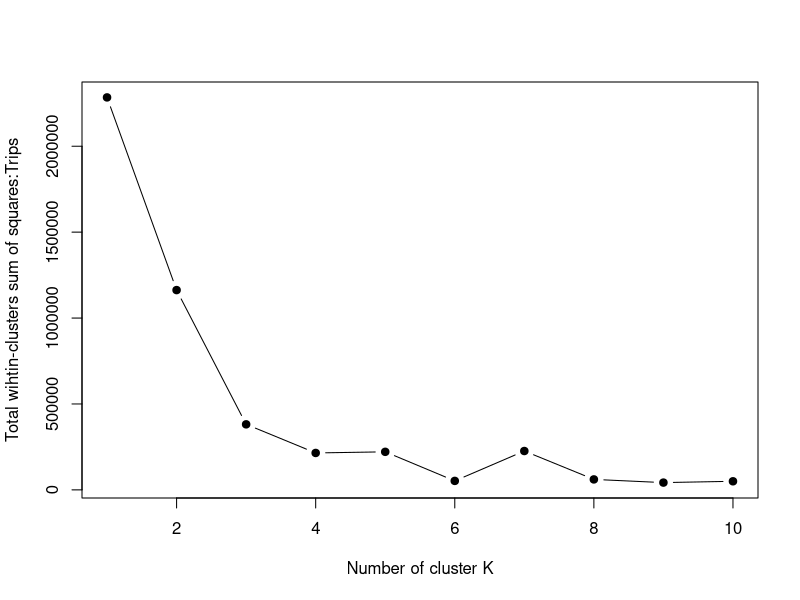

Reproduce this figure in R.
#reads a file in a table format and creates a data frame from it
#rm(list = ls()) #to clear the environment
setwd("~/r_studio/week 9")
#clustering of trips
#uber cab driver has attended 91 trips in a week (5days)
#install caret for confusion matrix, class for knn
tripDetails = read.csv("tripDetails.csv", row.names = 1)
#View(tripDetails)
#str() internal structure of the r object
#summary() five point summary

#k means clustering (unlabelled data)
#labelled data means that trip length is short trip, long trip


#object = kmeans(x, centers, iter.max = 10, nstart=1)

#x = numeric matrix of data
#centers = either the number of clusters, say k, or a set of 
#initial(distinct) cluster centers. If a number, a random set of (distinct)rows
#in is chosen as the initial centers

#nstart = If centers is a number, how many random sets should be chosen?
#iter.max = the maximum number of iterations allowed.


tripCluster = kmeans(tripDetails,3)
print(tripCluster)

#each cluster mean will be there
#trip length = 19 short trip
#trip length = 174 long trip


# with in cluster sum of squares by clusten (how much variance is there)
#elbow method

# method to calculate optimal k
k.max = 10 #maximum cluster assumed

wss = rep(NA,k.max)
nClust= list()
for (i in 1:k.max){
  driveClasses = kmeans(tripDetails,i)
  wss[i] = driveClasses$tot.withinss #wss within sum of squares
  nClust[[i]]= driveClasses$size
  
}
plot(1:k.max, wss, type = "b", pch = 19,
     xlab = "Number of cluster K",
     ylab = "Total wihtin-clusters sum of squares:Trips")



#so we can select 3 for optimal no of clusters



